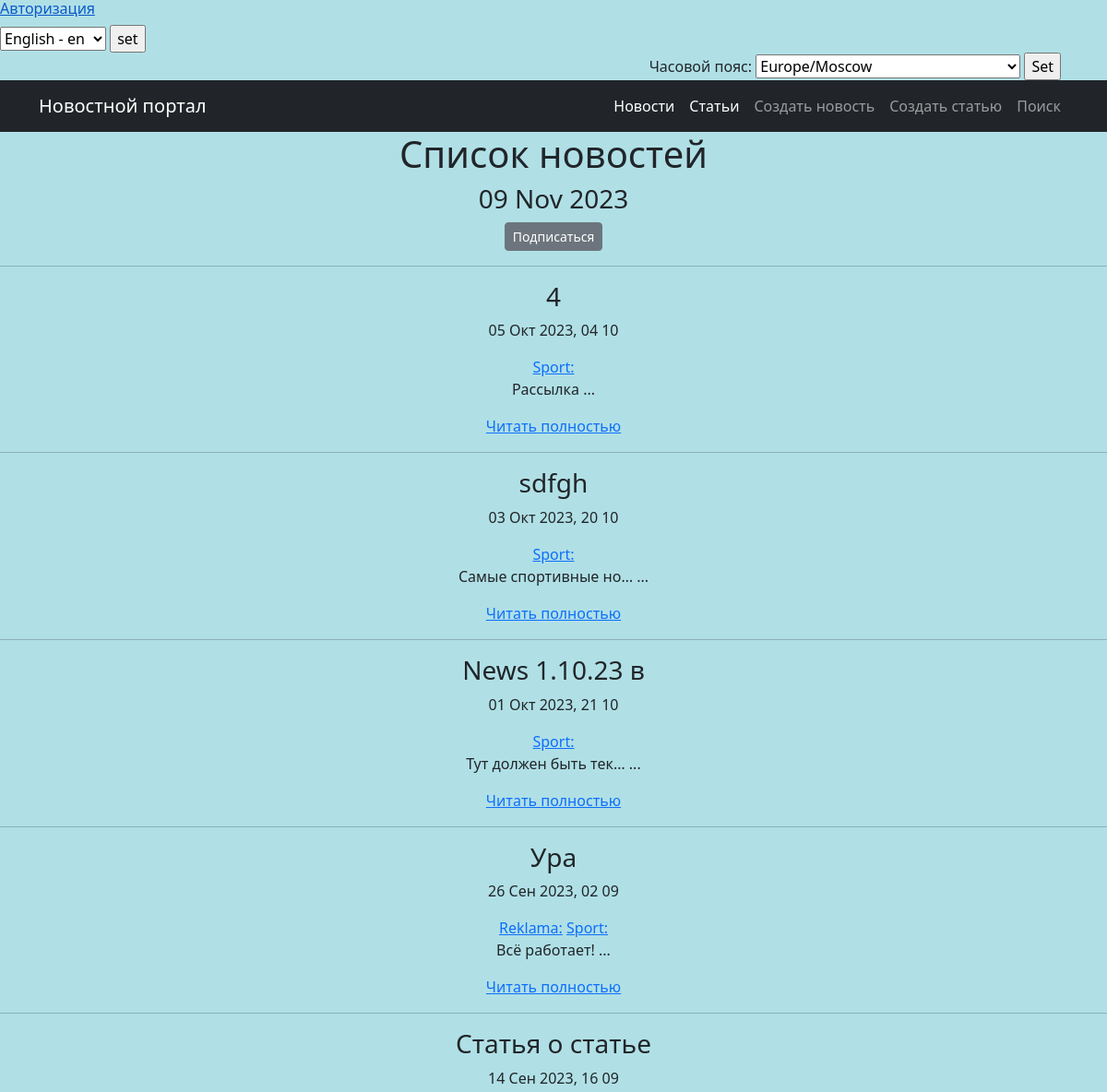
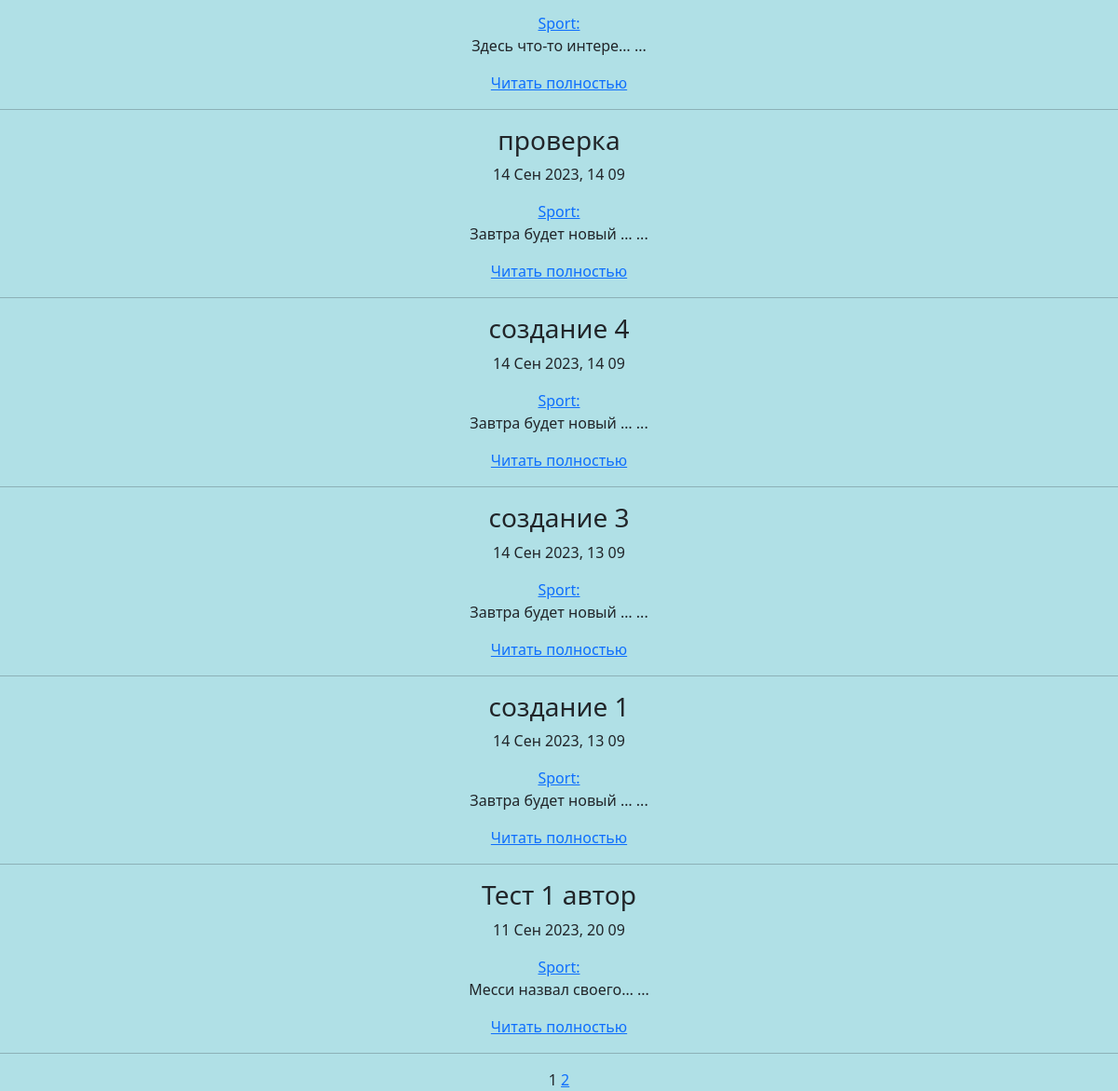
The app's page /category/3/, older data (2 pictures, top to bottom).
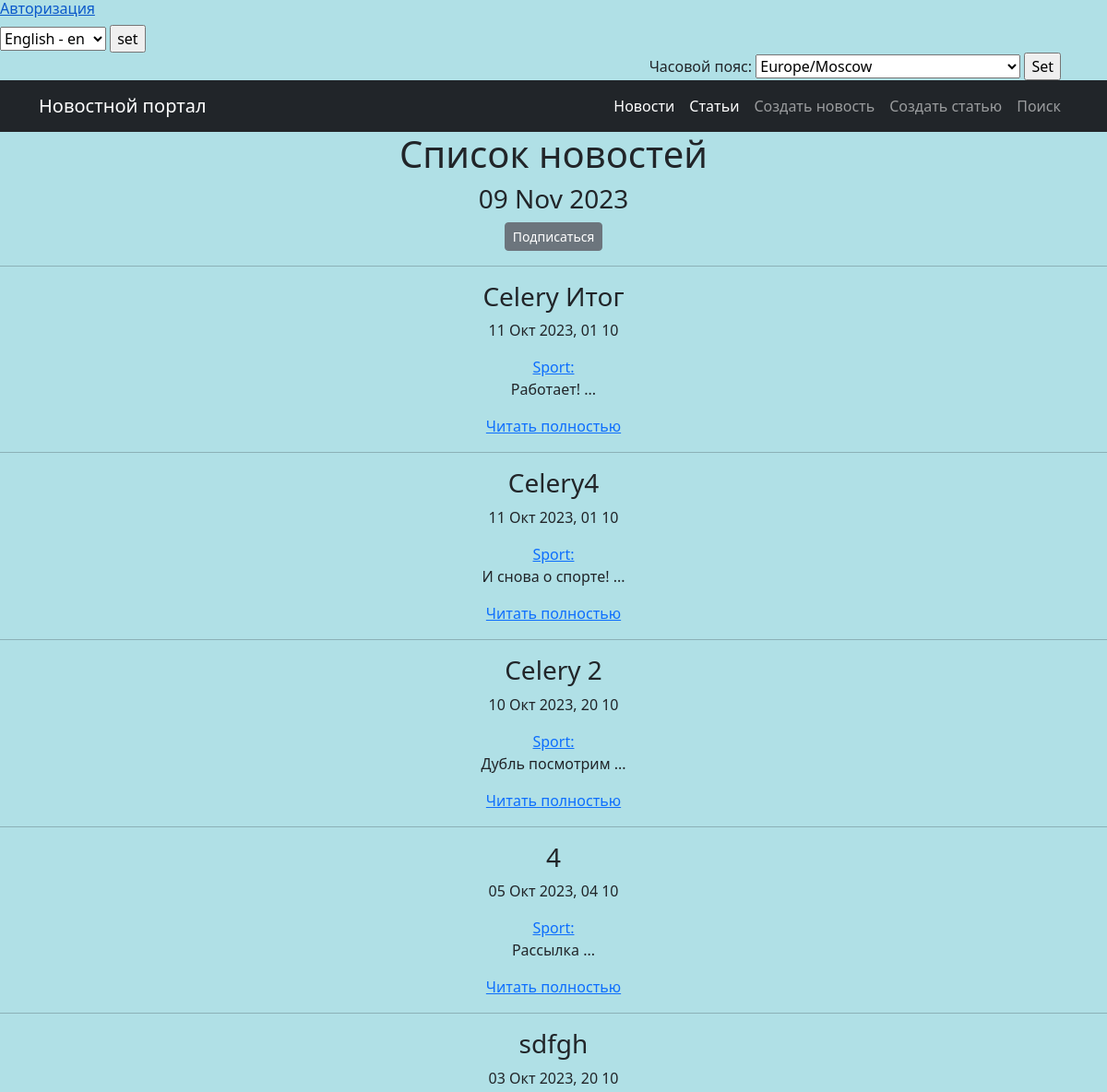
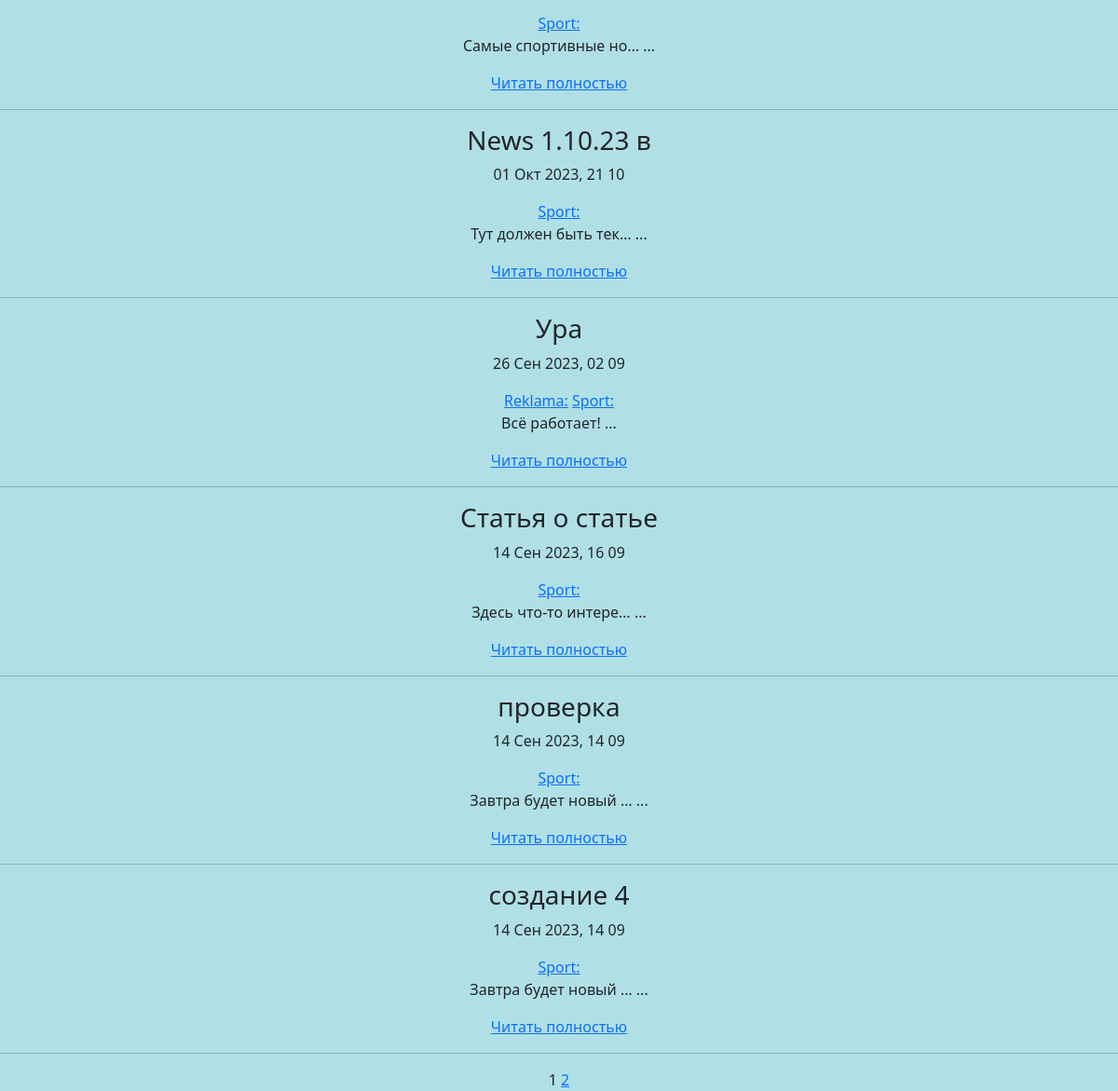
The same page, newer data (2 pictures, top to bottom).
### news/models.py (models this page shows, shortened)
class Post(models.Model):
    author = models.ForeignKey(Author, on_delete=models.CASCADE)
    news = 'NW'
    article = 'AR'
    CATEGORY_CHOICES = (
        (news, 'Новость'),
        (article, 'Статья'),
    )
    choiceType = models.CharField(max_length=2,
                                  choices=CATEGORY_CHOICES,
                                  default=article)
    timeCreate = models.DateTimeField(auto_now_add=True)
    categoryPost = models.ManyToManyField(Category, through='PostCategory')
    title = models.CharField(max_length=100, unique=True)
    content = models.TextField()
    rating = models.IntegerField(default=0)

class Category(models.Model):
    nameCategory = models.CharField(max_length=100, unique=True, help_text=_('category name'))
    subscribers = models.ManyToManyField(User, blank=True, related_name='Categories')
    def __str__(self):
        return f'{self.nameCategory}:'

### news/views.py (the view)
# urls.py: path('category/<int:pk>/', CategoryView.as_view(), name='category_list'),  # URL-шаблон списка категорий
class CategoryView(ListView):
    model = Post
    template_name = 'mailsub/category.html'
    context_object_name = 'cat_view'
    paginate_by = 10
    def get_queryset(self):
        self.category = get_object_or_404(Category, id=self.kwargs['pk'])
        queryset = Post.objects.filter(categoryPost=self.category).order_by('-timeCreate')
        return queryset
    def get_context_data(self, **kwargs):
        context = super().get_context_data(**kwargs)
        context['is_not_subscriber'] = self.request.user not in self.category.subscribers.all()
        context['category'] = self.category
        context['current_time'] = timezone.now(),
        context['timezones'] = pytz.common_timezones
        return context

### news/templatetags/cenzura.py (called while the page is built)
@register.filter()
def censor(value):  # Естественно если делать реальный проект слов будет в разы больше.
    words_to_censor = ['6лядь', '6лять', 'cock', 'cunt',  'fuck', 'xyй',
                       'гавнюк', 'долбоёб', 'лошок', 'пидарас', 'шлюха']
    if not isinstance(value, str):  # Проверка, чтобы фильтр цензурирования применялся только к переменным строкового
        raise ValueError("Значение должно быть строкой")
    for word in words_to_censor:
        value = value.replace(word, '*' * len(word))
    return mark_safe(value)

### news/templatetags/custom_tags.py (called while the page is built)
@register.simple_tag()
def current_time(format_string='%d %b %Y'):
    return datetime.utcnow().strftime(format_string)

@register.simple_tag(takes_context=True)
def url_replace(context, **kwargs):
    d = context['request'].GET.copy()  # позволяет скопировать все параметры текущего запроса.
    for k, v in kwargs.items():
        d[k] = v
    return d.urlencode()

### templates/mailsub/category.html
{% extends 'flatpages/default.html' %}
{% load cenzura %}
{% load custom_tags %}
{% block content %}
    <h1 style="text-align: center;">Список новостей</h1>
	<h3 style="text-align: center;">{% current_time '%d %b %Y' %}</h3>
<div align="center">
    {% if is_not_subscriber %}
    <h6><a href="{% url 'news:subscribe' category.id %}" class="btn btn-secondary btn-sm">Подписаться</a></h6>
    {% else %}
    <h6><a href="{% url 'news:unsubscribe' category.id %}" class="btn btn-secondary btn-sm">Отписаться</a></h6>
    {% endif %}
</div>
<hr/>
{% if cat_view %}
        {% for post in cat_view %}
            <h3 style="text-align: center;">{{ post.title|censor }}</h3>
            <p style="text-align: center;">{{ post.timeCreate|date:'d M Y, H m' }}</p>
            <div align="center">
              {% for category in post.categoryPost.all %}
              <a href="{% url 'news:category_list' category.id %}" >{{ category }}</a>
              {% endfor %}
            </div>
            <p style="text-align: center;">{{ post.content|truncatechars:20|censor }} {{"..."}}</p>
            <p style="text-align: center;"><a href="{% url 'news:news_detail' post.id %}">Читать полностью</a></p>
            <hr/>
        {% endfor %}
{% else %}
    <h2>Новостей нет!</h2>
{% endif %}
{% endblock content %}

Row changes from the older to the newer data that the page shows:
no longer on this page (row unchanged): Post: title|censor "создание 3", timeCreate "14 Сен 2023, 13 09", content|censor "Завтра будет новый …", value "...", Category (nameCategory "Sport:")
no longer on this page (row unchanged): Post: title|censor "создание 1", timeCreate "14 Сен 2023, 13 09", content|censor "Завтра будет новый …", value "...", Category (nameCategory "Sport:")
no longer on this page (row unchanged): Post: title|censor "Тест 1 автор", timeCreate "11 Сен 2023, 20 09", content|censor "Месси назвал своего…", value "...", Category (nameCategory "Sport:")
added Post: title|censor "Celery Итог", timeCreate "11 Окт 2023, 01 10", content|censor "Работает!", value "...", Category (nameCategory "Sport:")
added Post: title|censor "Celery4", timeCreate "11 Окт 2023, 01 10", content|censor "И снова о спорте!", value "...", Category (nameCategory "Sport:")
added Post: title|censor "Celery 2", timeCreate "10 Окт 2023, 20 10", content|censor "Дубль посмотрим", value "...", Category (nameCategory "Sport:")
